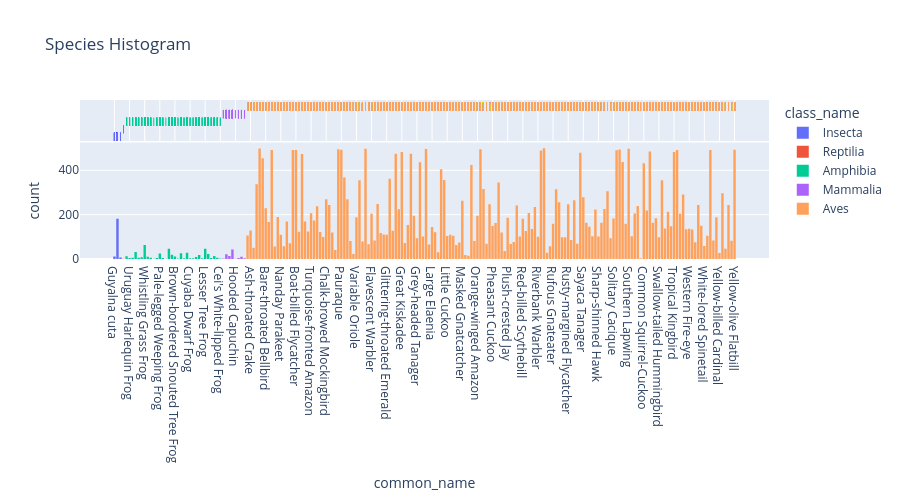

The cell this chart's notebook holds for it:
### Code cell
fig = px.histogram(
    data.train,
    x="common_name",
    color="class_name",
    title="Species Histogram",
    hover_data={"primary_label": True, "latitude": True},
    marginal="rug",
    height=500,
)
fig.show()

### Figure 1 — Plotly figure (JSON) as saved in the notebook; plotly's stock layout.template omitted (floating-point values rounded to 4 significant figures; data arrays with more than 128 entries replaced by an {"elided": "..."} marker saying what was removed)
{"data": [{"bingroup": "x", "hovertemplate": "class_name=Insecta<br>common_name=%{x}<br>count=%{y}<extra></extra>", "legendgroup": "Insecta", "marker": {"color": "#636efa", "pattern": {"shape": ""}}, "name": "Insecta", "orientation": "v", "showlegend": true, "type": "histogram", "x": {"elided": "199 str values"}, "xaxis": "x", "yaxis": "y"}, {"boxpoints": "all", "customdata": {"elided": "199x2 mixed values"}, "fillcolor": "rgba(255,255,255,0)", "hoveron": "points", "hovertemplate": "class_name=Insecta<br>common_name=%{x}<br>primary_label=%{customdata[0]}<br>latitude=%{customdata[1]}<extra></extra>", "jitter": 0, "legendgroup": "Insecta", "line": {"color": "rgba(255,255,255,0)"}, "marker": {"color": "#636efa", "symbol": "line-ns-open"}, "name": "Insecta", "showlegend": false, "type": "box", "x": {"elided": "199 str values"}, "xaxis": "x2", "yaxis": "y2"}, {"bingroup": "x", "hovertemplate": "class_name=Reptilia<br>common_name=%{x}<br>count=%{y}<extra></extra>", "legendgroup": "Reptilia", "marker": {"color": "#EF553B", "pattern": {"shape": ""}}, "name": "Reptilia", "orientation": "v", "showlegend": true, "type": "histogram", "x": ["Southern Spectacled Caiman"], "xaxis": "x", "yaxis": "y"}, {"boxpoints": "all", "customdata": [["116570", -27.73]], "fillcolor": "rgba(255,255,255,0)", "hoveron": "points", "hovertemplate": "class_name=Reptilia<br>common_name=%{x}<br>primary_label=%{customdata[0]}<br>latitude=%{customdata[1]}<extra></extra>", "jitter": 0, "legendgroup": "Reptilia", "line": {"color": "rgba(255,255,255,0)"}, "marker": {"color": "#EF553B", "symbol": "line-ns-open"}, "name": "Reptilia", "showlegend": false, "type": "box", "x": ["Southern Spectacled Caiman"], "xaxis": "x2", "yaxis": "y2"}, {"bingroup": "x", "hovertemplate": "class_name=Amphibia<br>common_name=%{x}<br>count=%{y}<extra></extra>", "legendgroup": "Amphibia", "marker": {"color": "#00cc96", "pattern": {"shape": ""}}, "name": "Amphibia", "orientation": "v", "showlegend": true, "type": "histogram", "x": {"elided": "451 str values"}, "xaxis": "x", "yaxis": "y"}, {"boxpoints": "all", "customdata": {"elided": "451x2 mixed values"}, "fillcolor": "rgba(255,255,255,0)", "hoveron": "points", "hovertemplate": "class_name=Amphibia<br>common_name=%{x}<br>primary_label=%{customdata[0]}<br>latitude=%{customdata[1]}<extra></extra>", "jitter": 0, "legendgroup": "Amphibia", "line": {"color": "rgba(255,255,255,0)"}, "marker": {"color": "#00cc96", "symbol": "line-ns-open"}, "name": "Amphibia", "showlegend": false, "type": "box", "x": {"elided": "451 str values"}, "xaxis": "x2", "yaxis": "y2"}, {"bingroup": "x", "hovertemplate": "class_name=Mammalia<br>common_name=%{x}<br>count=%{y}<extra></extra>", "legendgroup": "Mammalia", "marker": {"color": "#ab63fa", "pattern": {"shape": ""}}, "name": "Mammalia", "orientation": "v", "showlegend": true, "type": "histogram", "x": ["Feral Horse", "Feral Horse", "Jaguar", "Jaguar", "Jaguar", "Jaguar", "Jaguar", "Jaguar", "Jaguar", "Jaguar", "Jaguar", "Jaguar", "Jaguar", "Jaguar", "Jaguar", "Jaguar", "Jaguar", "Jaguar", "Jaguar", "Jaguar", "Jaguar", "Jaguar", "Jaguar", "Black Howling Monkey", "Black Howling Monkey", "Black Howling Monkey", "Black Howling Monkey", "Black Howling Monkey", "Black Howling Monkey", "Black Howling Monkey", "Black Howling Monkey", "Black Howling Monkey", "Black Howling Monkey", "Black Howling Monkey", "Black Howling Monkey", "Black Howling Monkey", "Black Howling Monkey", "Domestic Dog", "Domestic Dog", "Domestic Dog", "Domestic Dog", "Domestic Dog", "Domestic Dog", "Domestic Dog", "Domestic Dog", "Domestic Dog", "Domestic Dog", "Domestic Dog", "Domestic Dog", "Domestic Dog", "Domestic Dog", "Domestic Dog", "Domestic Dog", "Domestic Dog", "Domestic Dog", "Domestic Dog", "Domestic Dog", "Domestic Dog", "Domestic Dog", "Domestic Dog", "Domestic Dog", "Domestic Dog", "Domestic Dog", "Domestic Dog", "Domestic Dog", "Domestic Dog", "Domestic Dog", "Domestic Dog", "Domestic Dog", "Domestic Dog", "Domestic Dog", "Domestic Dog", "Domestic Dog", "Domestic Dog", "Domestic Dog", "Domestic Dog", "Domestic Dog", "Domestic Dog", "Domestic Dog", "Domestic Dog", "Hooded Capuchin", "White-coated Titi", "White-coated Titi", "White-coated Titi", "White-coated Titi", "White-coated Titi", "Highland", "Highland", "Highland", "Highland", "Highland", "Highland", "Highland", "Highland", "Highland", "Highland", "Black-tailed Marmoset", "Black-tailed Marmoset", "Black-tailed Marmoset"], "xaxis": "x", "yaxis": "y"}, {"boxpoints": "all", "customdata": {"elided": "99x2 mixed values"}, "fillcolor": "rgba(255,255,255,0)", "hoveron": "points", "hovertemplate": "class_name=Mammalia<br>common_name=%{x}<br>primary_label=%{customdata[0]}<br>latitude=%{customdata[1]}<extra></extra>", "jitter": 0, "legendgroup": "Mammalia", "line": {"color": "rgba(255,255,255,0)"}, "marker": {"color": "#ab63fa", "symbol": "line-ns-open"}, "name": "Mammalia", "showlegend": false, "type": "box", "x": ["Feral Horse", "Feral Horse", "Jaguar", "Jaguar", "Jaguar", "Jaguar", "Jaguar", "Jaguar", "Jaguar", "Jaguar", "Jaguar", "Jaguar", "Jaguar", "Jaguar", "Jaguar", "Jaguar", "Jaguar", "Jaguar", "Jaguar", "Jaguar", "Jaguar", "Jaguar", "Jaguar", "Black Howling Monkey", "Black Howling Monkey", "Black Howling Monkey", "Black Howling Monkey", "Black Howling Monkey", "Black Howling Monkey", "Black Howling Monkey", "Black Howling Monkey", "Black Howling Monkey", "Black Howling Monkey", "Black Howling Monkey", "Black Howling Monkey", "Black Howling Monkey", "Black Howling Monkey", "Domestic Dog", "Domestic Dog", "Domestic Dog", "Domestic Dog", "Domestic Dog", "Domestic Dog", "Domestic Dog", "Domestic Dog", "Domestic Dog", "Domestic Dog", "Domestic Dog", "Domestic Dog", "Domestic Dog", "Domestic Dog", "Domestic Dog", "Domestic Dog", "Domestic Dog", "Domestic Dog", "Domestic Dog", "Domestic Dog", "Domestic Dog", "Domestic Dog", "Domestic Dog", "Domestic Dog", "Domestic Dog", "Domestic Dog", "Domestic Dog", "Domestic Dog", "Domestic Dog", "Domestic Dog", "Domestic Dog", "Domestic Dog", "Domestic Dog", "Domestic Dog", "Domestic Dog", "Domestic Dog", "Domestic Dog", "Domestic Dog", "Domestic Dog", "Domestic Dog", "Domestic Dog", "Domestic Dog", "Domestic Dog", "Hooded Capuchin", "White-coated Titi", "White-coated Titi", "White-coated Titi", "White-coated Titi", "White-coated Titi", "Highland", "Highland", "Highland", "Highland", "Highland", "Highland", "Highland", "Highland", "Highland", "Highland", "Black-tailed Marmoset", "Black-tailed Marmoset", "Black-tailed Marmoset"], "xaxis": "x2", "yaxis": "y2"}, {"bingroup": "x", "hovertemplate": "class_name=Aves<br>common_name=%{x}<br>count=%{y}<extra></extra>", "legendgroup": "Aves", "marker": {"color": "#FFA15A", "pattern": {"shape": ""}}, "name": "Aves", "orientation": "v", "showlegend": true, "type": "histogram", "x": {"elided": "34799 str values"}, "xaxis": "x", "yaxis": "y"}, {"boxpoints": "all", "customdata": {"elided": "34799x2 mixed values"}, "fillcolor": "rgba(255,255,255,0)", "hoveron": "points", "hovertemplate": "class_name=Aves<br>common_name=%{x}<br>primary_label=%{customdata[0]}<br>latitude=%{customdata[1]}<extra></extra>", "jitter": 0, "legendgroup": "Aves", "line": {"color": "rgba(255,255,255,0)"}, "marker": {"color": "#FFA15A", "symbol": "line-ns-open"}, "name": "Aves", "showlegend": false, "type": "box", "x": {"elided": "34799 str values"}, "xaxis": "x2", "yaxis": "y2"}], "layout": {"barmode": "relative", "height": 500, "legend": {"title": {"text": "class_name"}, "tracegroupgap": 0}, "title": {"text": "Species Histogram"}, "xaxis": {"anchor": "y", "domain": [0, 1], "title": {"text": "common_name"}}, "xaxis2": {"anchor": "y2", "domain": [0, 1], "matches": "x", "showgrid": true, "showticklabels": false}, "yaxis": {"anchor": "x", "domain": [0, 0.7326], "title": {"text": "count"}}, "yaxis2": {"anchor": "x2", "domain": [0.7426, 1], "matches": "y2", "showgrid": false, "showline": false, "showticklabels": false, "ticks": ""}}}
